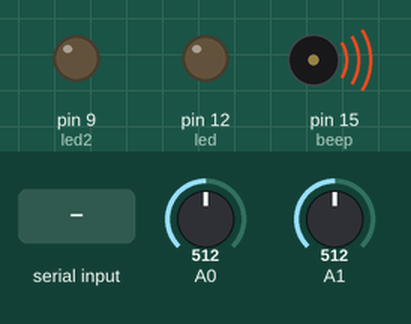
This sketch was run on a simulated Arduino Mega 2560, built with avr-gcc and run on an emulated ATmega2560. On the bench: output pins drawn as LEDs (lit = HIGH), buzzer (waves = sounding, pin HIGH). The inputs (shaded band) are chosen by the test bench; at power-on: A1 = 512, A0 = 512. What the sketch prints to the serial monitor is not drawn.

Above: at 1.2 s.
1.3 s: "1" received over the second serial link
At 3.5 s:
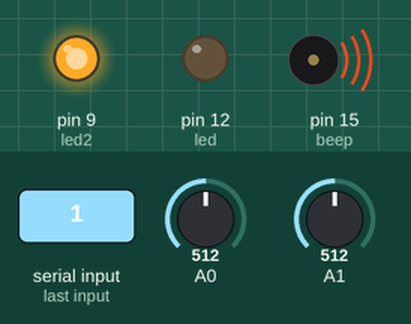
5.6 s: A1 set to 209
7.7 s: A1 set to 183
At 9.1 s:
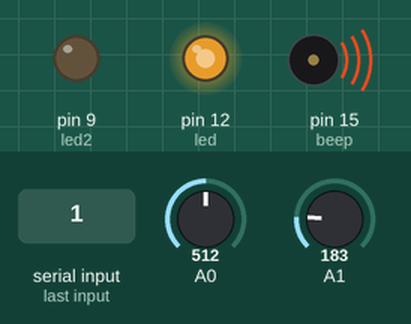
10.2 s: A0 set to 112
12.1 s: A0 set to 95
At 13.8 s:
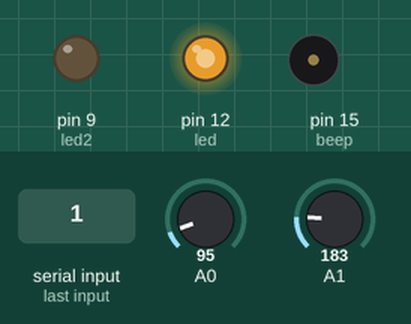
14.6 s: "0" received over the second serial link
At 17.1 s:
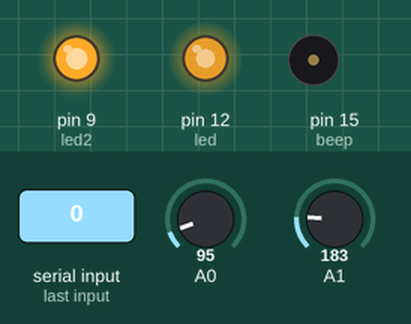
Timing chart, 0 to 18.9 s (numbered marks = the images above; inputs shaded):
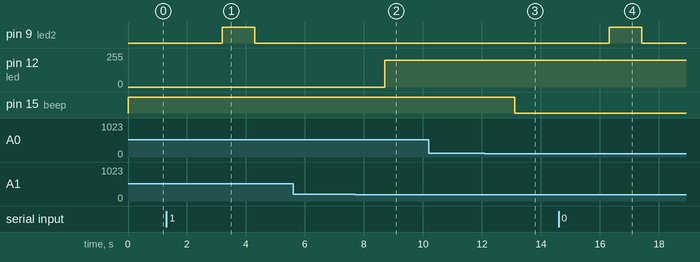

Measured:
- the behaviour switches between 200 and 199 on A1 (found by bisection; images 1 and 2)
- the behaviour switches between 101 and 100 on A0 (found by bisection; images 2 and 3)
- after the input at 1.3 s, pin 9 (led2): LOW → HIGH after 1.9 s, → LOW 1.1 s later
- after the input at 5.6 s, every drawn part: stays the same
- after the input at 7.7 s, pin 12 (led): 0/255 → 200/255 after 1.0 s
- after the input at 10.2 s, every drawn part: stays the same
- after the input at 12.1 s, pin 15 (beep): HIGH → LOW after 1.0 s
- after the input at 14.6 s, pin 9 (led2): LOW → HIGH after 1.7 s, → LOW 1.1 s later

The sketch:

Michael_Arduino.ino
```cpp
int led2 = 9;
int led = 12;
int beep = 15;
const int soilPin = 16;
const int lightPin = 17;

void setup() {
  pinMode(led, OUTPUT);
  pinMode(beep, OUTPUT);
  pinMode(soilPin, INPUT);
  pinMode(lightPin, INPUT);
  pinMode(led2,OUTPUT);

  Serial.begin(9600);
  Serial1.begin(9600); // Bluetooth module
}

//rx：receive msg
// tx: translate msg

void loop() {
  int val = analogRead(soilPin);
  int light = analogRead(lightPin);

  Serial.print("Soil : ");
  Serial.print(val);Serial.print(" "); Serial.print("lightPin : "); Serial.println(light);
  Serial1.print("Soil : ");
  Serial1.print(val);Serial.print(" "); Serial1.print("lightPin : "); Serial1.println(light);

  if(Serial1.available()){ //if bluetooth works, continue the following
        String myString;
        myString = Serial1.readString();
        Serial.println("    ");
        Serial.println(myString);
        Serial.println("    ");
        digitalWrite(led2,HIGH);
  }
  else
  {
    digitalWrite(led2,LOW);
  }

  if(val>100)  {
    analogWrite(beep, 200);
  }else
  {
    analogWrite(beep, 0);
  }

  if(light<200)  {
    analogWrite(led, 200);
  }
  else {
  analogWrite(led, 0);
  }
  delay(100);
  delay(1000);

}
```
